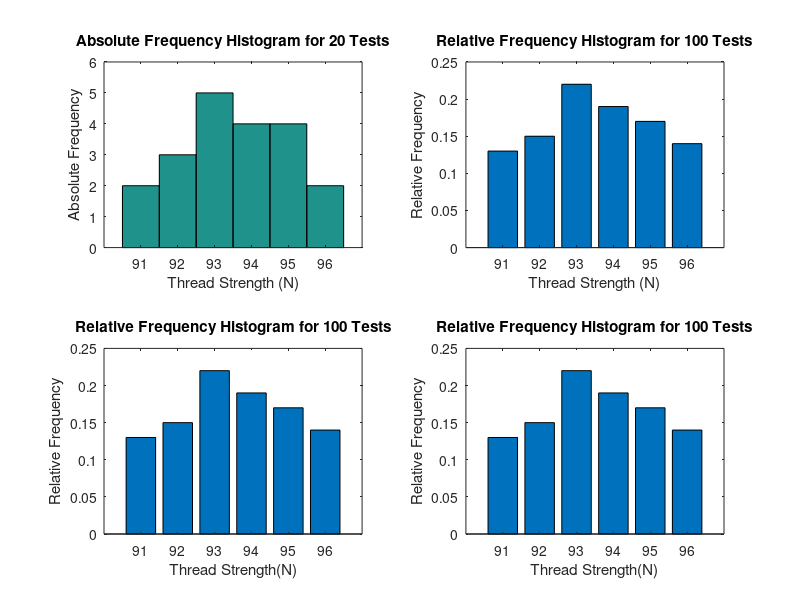

The MATLAB script that drew this image:
% A. Thread breaking strength data for 20 tests
y = [92,94,93,96,93,94,95,96,91,93,95,95,95,92,93,94,91,94,92,93];
x = 91:96; % The six possible outcomes are: 91,92,93,94,95,96.
subplot(2,2,1);
hist(y,x);
axis([90 97 0 6]);
ylabel('Absolute Frequency');
xlabel('Thread Strength (N)');
title('Absolute Frequency Histogram for 20 Tests');
y = [91*ones(1,13),92*ones(1,15),93*ones(1,22),94*ones(1,19),95*ones(1,17),96*ones(1,14)];
x = 91:96;
subplot(2,2,2);
hist(y,x);
ylabel('Absolute Frequency');
xlabel('Thread Strength (N)');
title('Absolute Frequency Histogram for 100 Tests');
% C. Relative frequency graph using the bar function
tests = 100;
y = [13,15,22,19,17,14]/tests;
x = 91:96;
bar(x,y)
ylabel('Relative Frequency')
xlabel('Thread Strength (N)')
title('Relative Frequency Histogram for 100 Tests')
% D. Relative frequency graph using hist and bar functions
subplot(2,2,3);
tests = 100;
y = [91*ones(1,13),92*ones(1,15),93*ones(1,22),94*ones(1,19),95*ones(1,17),96*ones(1,14)];
x = 91:96;
[z,x] = hist(y,x);
bar(x,z/tests);
ylabel('Relative Frequency');
xlabel('Thread Strength(N)');
title('Relative Frequency Histogram for 100 Tests');
% D. Relative frequency graph using hist and bar functions
subplot(2,2,4);
tests = 100;
y = [91*ones(1,13),92*ones(1,15),93*ones(1,22),94*ones(1,19),95*ones(1,17),96*ones(1,14)];
x = 91:96;
[z,x] = hist(y,x);
bar(x,z/tests);
ylabel('Relative Frequency');
xlabel('Thread Strength(N)');
title('Relative Frequency Histogram for 100 Tests');